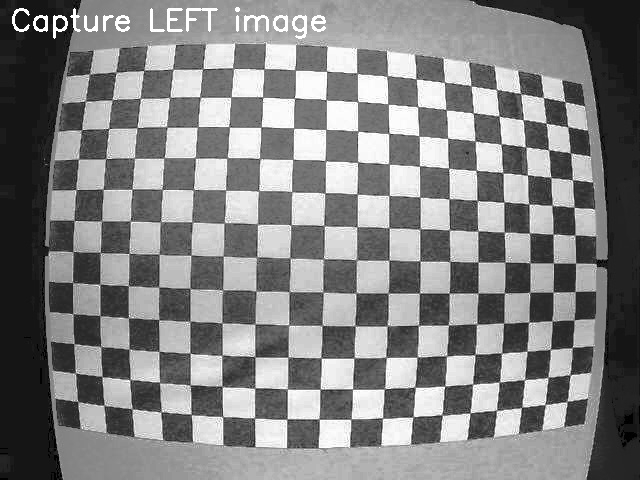
#> input picture calibration_images/left/left_00.jpg, 640 x 480 px; its folder holds 4 pictures in this run
$ python Sanity_check_0.py
#> lines starting #> are read from the running program, lines starting #| are printed output that depends on the picture; pictures that were not available may be replaced by others from this repository, and a replacement may not be noted
#Sanity_check_0.py
import cv2
import numpy as np
import os
import csv
import matplotlib.pyplot as plt

def load_calibration_data(file_path):
#> called with file_path = 'camera_calibration_results.csv'
    with open(file_path, "r") as file:
#> (reads csv/camera_calibration_results.csv from the repository)
        reader = csv.reader(file)
        data = list(reader)

    mtx_left = np.array(eval(data[1][1]))
    mtx_right = np.array(eval(data[1][2]))
    dist_left = np.array(eval(data[2][1]))
    dist_right = np.array(eval(data[2][2]))

    return mtx_left, dist_left, mtx_right, dist_right

def undistort_images():
    left_folder = "calibration_images/left"
    right_folder = "calibration_images/right"

    mtx_left, dist_left, mtx_right, dist_right = load_calibration_data("camera_calibration_results.csv")

    left_images = sorted([os.path.join(left_folder, f) for f in os.listdir(left_folder) if f.endswith(".jpg")])
    right_images = sorted([os.path.join(right_folder, f) for f in os.listdir(right_folder) if f.endswith(".jpg")])

    if not left_images or not right_images:
        print("Error: No images found for undistortion.")
        return

    for left_img_path, right_img_path in zip(left_images, right_images):
        left_img = cv2.imread(left_img_path)
#> left_img is the input picture: shape (480, 640, 3); min 0, max 255, mean 130.7
        right_img = cv2.imread(right_img_path)

        undist_left = cv2.undistort(left_img, mtx_left, dist_left)
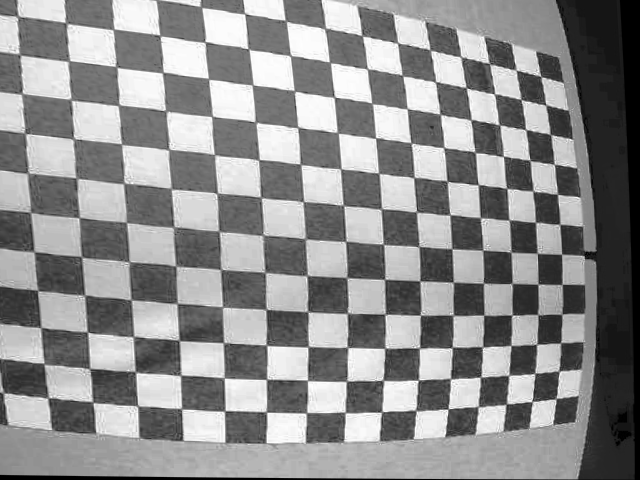
#> undist_left: shape (480, 640, 3); min 0, max 255, mean 141.6
        undist_right = cv2.undistort(right_img, mtx_right, dist_right)
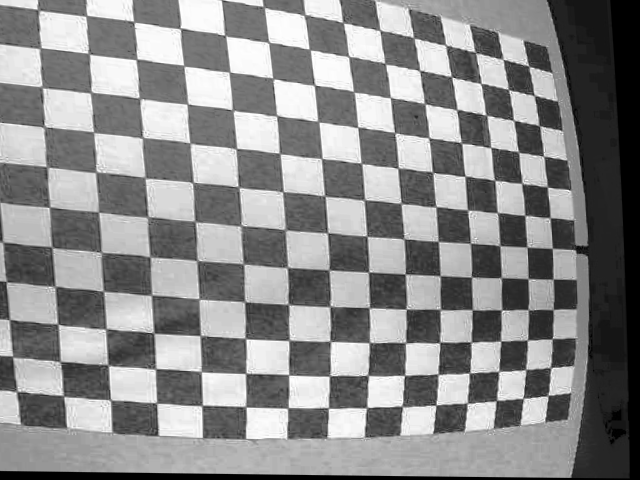
#> undist_right: shape (480, 640, 3); min 0, max 255, mean 138.9

        fig, axs = plt.subplots(2, 2, figsize=(10, 8))
        axs[0, 0].imshow(cv2.cvtColor(left_img, cv2.COLOR_BGR2RGB))
        axs[0, 0].set_title("Original Left Image")
        axs[0, 0].axis("off")

        axs[0, 1].imshow(cv2.cvtColor(undist_left, cv2.COLOR_BGR2RGB))
        axs[0, 1].set_title("Undistorted Left Image")
        axs[0, 1].axis("off")

        axs[1, 0].imshow(cv2.cvtColor(right_img, cv2.COLOR_BGR2RGB))
        axs[1, 0].set_title("Original Right Image")
        axs[1, 0].axis("off")

        axs[1, 1].imshow(cv2.cvtColor(undist_right, cv2.COLOR_BGR2RGB))
        axs[1, 1].set_title("Undistorted Right Image")
        axs[1, 1].axis("off")

        plt.show()
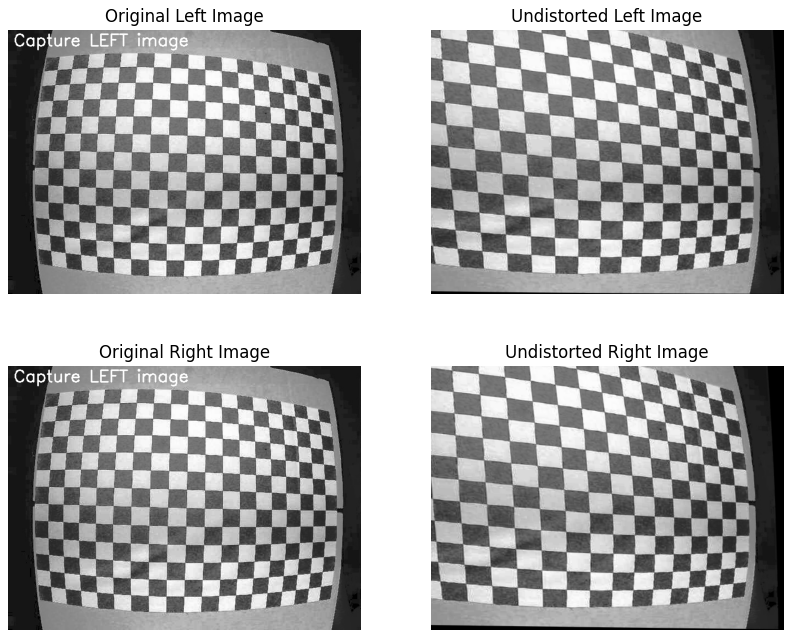
#> figure drawn by matplotlib, 4 panels

if __name__ == "__main__":
    undistort_images()
